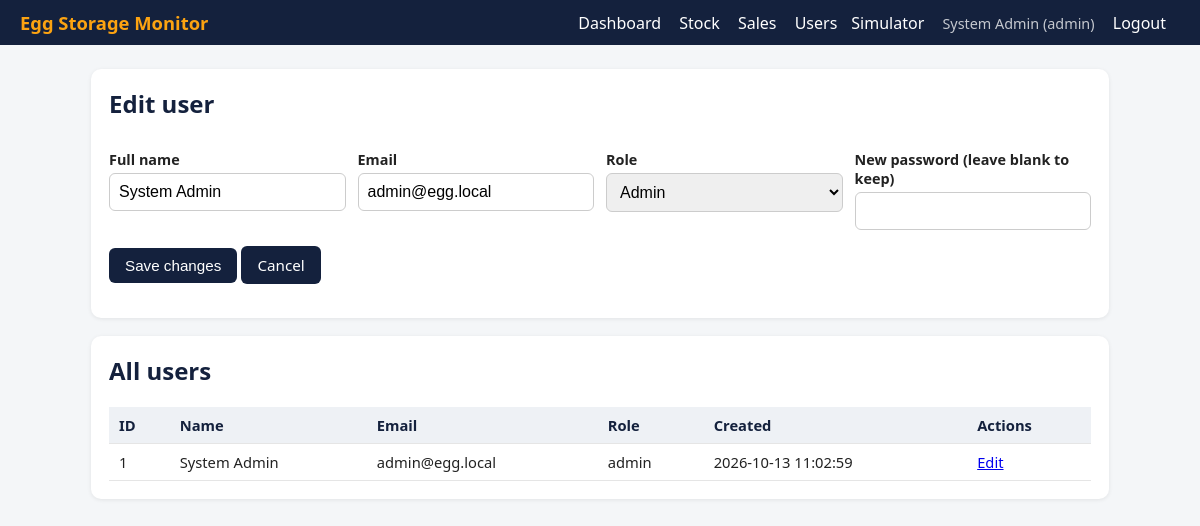
Page /users.php?edit=1 (signed in) on the committed database.
### tables this page shows
CREATE TABLE IF NOT EXISTS users (
  id            INT AUTO_INCREMENT PRIMARY KEY,
  full_name     VARCHAR(100) NOT NULL,
  email         VARCHAR(120) NOT NULL UNIQUE,
  password_hash VARCHAR(255) NOT NULL,            
  role          ENUM('admin','vendor','supplier') NOT NULL DEFAULT 'vendor',
  created_at    TIMESTAMP NOT NULL DEFAULT CURRENT_TIMESTAMP
);

### auth.php (called while the page is built, shortened)
<?php
require_once __DIR__ . '/db.php';
function e($v): string { return htmlspecialchars((string)$v, ENT_QUOTES, 'UTF-8'); }
function current_user(): ?array { return $_SESSION['user'] ?? null; }

### db.php (called while the page is built, shortened)
<?php
function db(): PDO {
    static $pdo = null;
    if ($pdo === null) {
        $dsn = 'mysql:host=' . DB_HOST . ';dbname=' . DB_NAME . ';charset=utf8mb4';
        $pdo = new PDO($dsn, DB_USER, DB_PASS, [
            PDO::ATTR_ERRMODE            => PDO::ERRMODE_EXCEPTION,
            PDO::ATTR_DEFAULT_FETCH_MODE => PDO::FETCH_ASSOC,
            PDO::ATTR_EMULATE_PREPARES   => false,
        ]);
    }
    return $pdo;
}

### users.php (the view, shortened to what this page needs)
<?php
require_once __DIR__ . '/auth.php';
$roles = ['admin', 'vendor', 'supplier'];
$edit = null;
if (isset($_GET['edit'])) {
    $st = db()->prepare('SELECT id, full_name, email, role FROM users WHERE id=?');
    $st->execute([(int)$_GET['edit']]);
    $edit = $st->fetch() ?: null;
}
$users = db()->query('SELECT id, full_name, email, role, created_at FROM users ORDER BY id')->fetchAll();
require __DIR__ . '/partials/header.php';
?>
<div class="card">
  <h2><?= $edit ? 'Edit user' : 'Add user' ?></h2>
  <form method="post" autocomplete="off">
    <div class="row">
      <div><label>Full name</label><input name="full_name" value="<?= e($edit['full_name'] ?? '') ?>" required></div>
      <div><label>Email</label><input type="email" name="email" value="<?= e($edit['email'] ?? '') ?>" required></div>
      <div><label>Role</label>
        <select name="role">
          <?php foreach ($roles as $r): ?>
            <option value="<?= $r ?>" <?= (($edit['role'] ?? 'vendor') === $r) ? 'selected' : '' ?>><?= ucfirst($r) ?></option>
          <?php endforeach; ?>
        </select></div>
      <div><label><?= $edit ? 'New password (leave blank to keep)' : 'Password (min 8)' ?></label>
        <input type="password" name="password" <?= $edit ? '' : 'required' ?>></div>
    </div>
    <p><button type="submit"><?= $edit ? 'Save changes' : 'Add user' ?></button>
       <?php if ($edit): ?> <a class="btn" href="users.php">Cancel</a><?php endif; ?></p>
  </form>
</div>
<div class="card">
  <h2>All users</h2>
  <table>
    <tr><th>ID</th><th>Name</th><th>Email</th><th>Role</th><th>Created</th><th>Actions</th></tr>
    <?php foreach ($users as $u): ?>
    <tr>
      <td><?= $u['id'] ?></td><td><?= e($u['full_name']) ?></td><td><?= e($u['email']) ?></td>
      <td><?= e($u['role']) ?></td><td><?= e($u['created_at']) ?></td>
      <td>
        <a href="users.php?edit=<?= $u['id'] ?>">Edit</a>
      </td>
    </tr>
    <?php endforeach; ?>
  </table>
</div>
<?php require __DIR__ . '/partials/footer.php';

### partials/header.php (shortened to what this page needs)
<?php
$u = current_user();
?><!DOCTYPE html>
<html lang="en">
<head>
<link rel="stylesheet" href="assets/style.css">
</head>
<body>
<header class="topbar">
  <div class="brand">Egg Storage Monitor</div>
  <?php if ($u): ?>
  <nav>
    <a href="dashboard.php">Dashboard</a>
    <?php if (in_array($u['role'], ['admin', 'supplier'], true)): ?><a href="stock.php">Stock</a><?php endif; ?>
    <?php if (in_array($u['role'], ['admin', 'vendor'], true)): ?><a href="sales.php">Sales</a><?php endif; ?>
    <?php if ($u['role'] === 'admin'): ?><a href="users.php">Users</a><a href="simulate.php">Simulator</a><?php endif; ?>
    <span class="who"><?= e($u['full_name']) ?> (<?= e($u['role']) ?>)</span>
    <a href="logout.php">Logout</a>
  </nav>
  <?php endif; ?>
</header>
<main class="container">

### assets/style.css (style rules this page uses)
:root { --navy:#14213d;--gold:#fca311;--teal:#2a9d8f;--bg:#f4f6f8;--red:#d62828;--green:#2a9d8f }
* { box-sizing:border-box }
body { margin:0;font-family:Segoe UI,Arial,sans-serif;background:var(--bg);color:#222 }
.topbar { background:var(--navy);color:#fff;display:flex;flex-wrap:wrap;align-items:center;justify-content:space-between;padding:10px 20px }
.brand { font-weight:700;font-size:1.15rem;color:var(--gold) }
nav a { color:#fff;text-decoration:none;margin-right:14px }
.who { opacity:.75;margin-right:14px;font-size:.9rem }
.container { max-width:1050px;margin:24px auto;padding:0 16px }
.card { background:#fff;border-radius:10px;padding:18px;box-shadow:0 1px 4px rgba(0,0,0,.08);margin-bottom:18px }
.card h2,.card h3 { margin-top:0;color:var(--navy) }
label { display:block;margin:10px 0 4px;font-weight:600;font-size:.9rem }
input,select { width:100%;padding:9px;border:1px solid #ccc;border-radius:6px;font-size:1rem }
button,.btn { background:var(--navy);color:#fff;border:0;padding:9px 16px;border-radius:6px;cursor:pointer;font-size:.95rem;text-decoration:none;display:inline-block }
table { width:100%;border-collapse:collapse }
th,td { padding:8px 10px;border-bottom:1px solid #e5e5e5;text-align:left;font-size:.92rem }
th { background:#eef1f5;color:var(--navy) }
.row { display:flex;gap:12px;flex-wrap:wrap }
.row>div { flex:1;min-width:150px }

### rows in the picture
users: full_name "System Admin", role "admin", email "admin@egg.local", role "Admin", id "1", created_at "2026-10-13 11:02:59"
